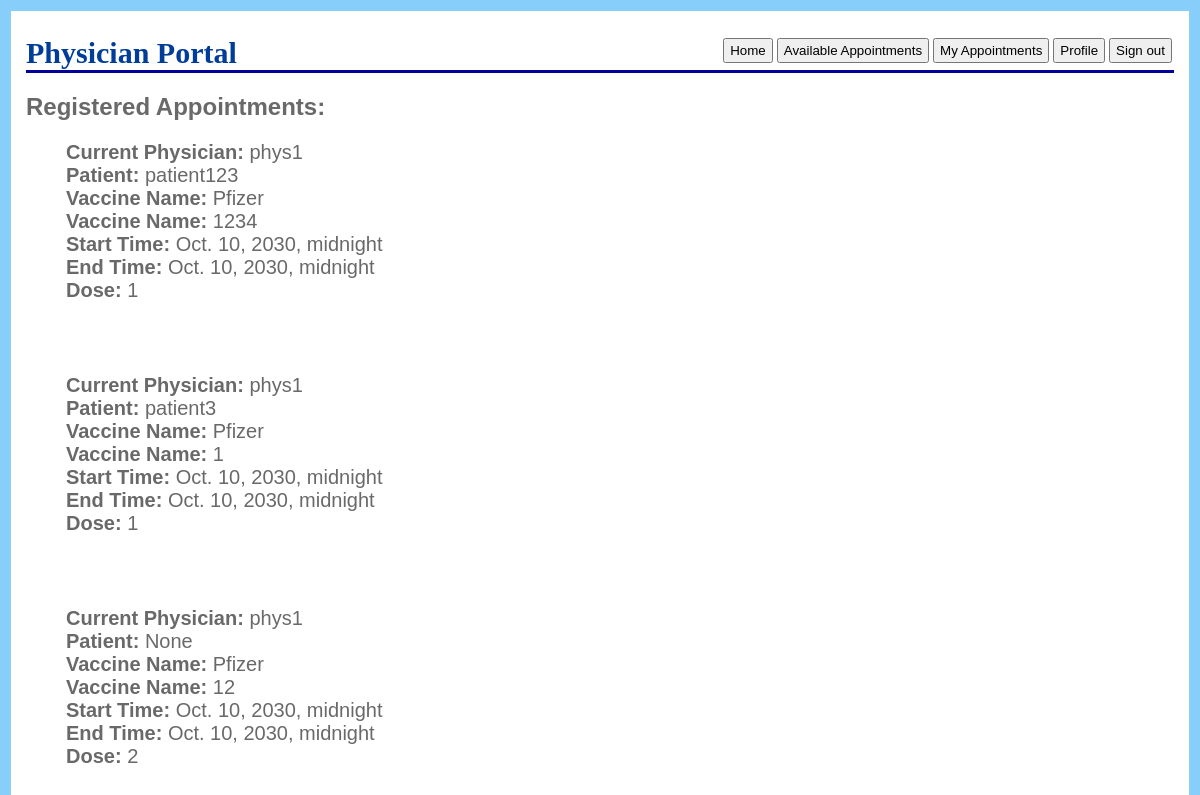
Screenshot of /user/physician/appointments/my (signed in) with the database file from the repository.
### user/models.py (models this page shows, shortened)
class Appointment(models.Model):
    start_time = models.DateTimeField()
    end_time = models.DateTimeField()
    physician = models.ForeignKey('Physician', on_delete=models.CASCADE, default=None, null=True)
    patient = models.ForeignKey('Patient', on_delete=models.CASCADE, default=None, null=True)
    distributor = models.ForeignKey('Distributor', on_delete=models.CASCADE, default=None)
    vaccine_name = models.OneToOneField(Vaccine, on_delete=models.RESTRICT, max_length=256)
    dose = models.IntegerField(default=1)

class Physician(models.Model):
    user = models.OneToOneField(Account, on_delete=models.CASCADE, default=None)
    distributor = models.ForeignKey('Distributor', on_delete=models.CASCADE)
    def __str__(self):
        return self.user.username

class Account(AbstractUser):
    is_patient = models.BooleanField(default=False)
    is_physician = models.BooleanField(default=False)
    is_distributor = models.BooleanField(default=False)
    address_line = models.CharField(max_length=256)
    zip_code = models.CharField(max_length=12)
    city = models.CharField(max_length=256)
    state = models.CharField(max_length=256)
    country = models.CharField(max_length=256)

class Patient(models.Model):
    user = models.OneToOneField(Account, on_delete=models.CASCADE, default=None)
    age = models.IntegerField(default=0)
    preexisting = MultiSelectField(choices=preexistingChoices, default=None)
    occupation = MultiSelectField(choices=occupationChoices, default=None)
    living_situation = MultiSelectField(choices=livingChoices, default=None)
    def __str__(self):
        return self.user.username

class Vaccine(models.Model):
    vaccine_id = models.CharField(max_length=256)
    brand = models.CharField(max_length=256)
    dose_required = models.IntegerField()
    expiration_date = models.DateField()

### user/views.py (the view)
# urls.py: path('physician/appointments/my', PhysicianMyAppointments.as_view(), name='physician_appointments_my'),
@method_decorator([login_required, physician_required], name='dispatch')
class PhysicianMyAppointments(ListView):
    model = Appointment
    template_name = 'user/physician_appointments_my.html'
    def get_queryset(self):
        queryset = Appointment.objects.all().order_by('start_time')
        filtered_queryset = [_ for _ in queryset if
                             _.physician == self.request.user.physician and _.distributor == self.request.user.physician.distributor]
        return filtered_queryset

### user/templates/user/physician_appointments_my.html (shortened to what this page needs)
<!DOCTYPE html>
<html lang="en">
<head>
</head>
<body>
    <div id="main">
        <h1>
            Physician Portal
            <button onClick="window.location='/user/logout';" type="button">Sign out</button>
            <button onClick="window.location='/user/physician/profile';" type="button">Profile</button>
            <button onClick="window.location='/user/physician/appointments/my';" type="button">My Appointments</button>
            <button onClick="window.location='/user/physician/appointments';" type="button">Available Appointments</button>
            <button onClick="window.location='/user/physician';" type="button">Home</button>
        </h1>
        <h2>
            Registered Appointments:
        </h2>
        <ul>
            {% for appointment in object_list %}
            <li><b>Current Physician:</b> {{ appointment.physician }}</li>
            <li><b>Patient:</b> {{ appointment.patient }}</li>
            <li><b>Vaccine Name:</b> {{ appointment.vaccine_name.brand }}</li>
            <li><b>Vaccine Name:</b> {{ appointment.vaccine_name.vaccine_id }}</li>
            <li><b>Start Time:</b> {{ appointment.start_time  }}</li>
            <li><b>End Time:</b> {{ appointment.end_time }}</li>
            <li><b>Dose:</b> {{ appointment.dose }}</li>
            <br />
            <br />
            <br />
            <br />
            {% empty %}
            <li>No appointments registered for you</li>
            {% endfor %}
        </ul>
</body>
</html>

### user/templates/user/physician_appointments_my.html (style rules this page uses)
body { background-image: url("https://upload.wikimedia.org/wikipedia/commons/9/91/Doctor_with_Nurse_Cartoon.svg"); background-size: 105%; }
body { font-family: "Trebuchet MS", Verdana, sans-serif; font-size: 16px; background-color: lightskyblue; color: #696969; padding: 3px; }
#main { padding: 5px; padding-left: 15px; padding-right: 15px; padding-bottom: 25px; background-color: #ffffff; border-radius: 0 0 5px 5px; }
h1 { font-family: Georgia, serif; border-bottom: 3px solid #030099; color: #003d99; font-size: 30px; }
button { float: right; padding: 3px; padding-left: 5px; padding-right: 5px; margin: 2px; }
li { list-style-type: none; margin: 0; padding: 0; font-size: 20px; }

### rows the page displays
Appointment: physician "phys1", patient "patient123", vaccine_name.brand "Pfizer", vaccine_name.vaccine_id "1234", start_time "Oct. 10, 2030, midnight", end_time "Oct. 10, 2030, midnight", dose "1"
Appointment: physician "phys1", patient "patient3", vaccine_name.brand "Pfizer", vaccine_name.vaccine_id "1", start_time "Oct. 10, 2030, midnight", end_time "Oct. 10, 2030, midnight", dose "1"
Appointment: physician "phys1", patient "None", vaccine_name.brand "Pfizer", vaccine_name.vaccine_id "12", start_time "Oct. 10, 2030, midnight", end_time "Oct. 10, 2030, midnight", dose "2"
